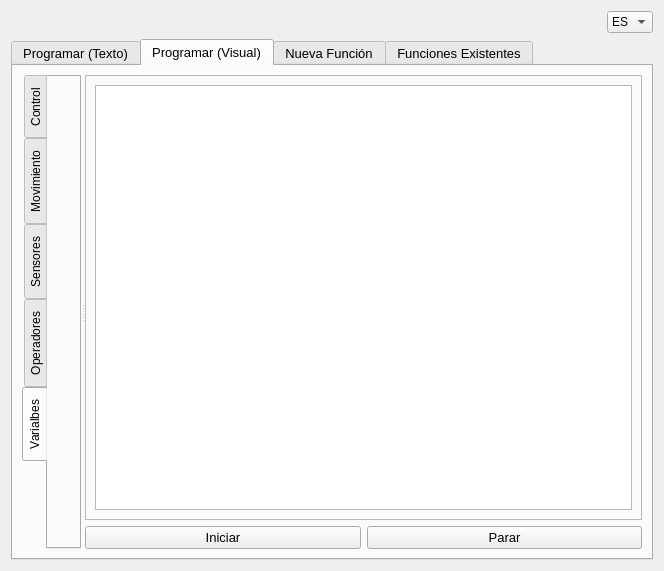
<?xml version="1.0" encoding="UTF-8"?>
<ui version="4.0">
 <class>Dialog</class>
 <widget class="QDialog" name="Dialog">
  <property name="geometry">
   <rect>
    <x>0</x>
    <y>0</y>
    <width>664</width>
    <height>571</height>
   </rect>
  </property>
  <property name="windowTitle">
   <string>Dialog</string>
  </property>
  <layout class="QGridLayout" name="gridLayout_2">
   <item row="1" column="0">
    <widget class="QTabWidget" name="Tabwi">
     <property name="font">
      <font>
       <pointsize>10</pointsize>
      </font>
     </property>
     <property name="whatsThis">
      <string>&lt;html&gt;&lt;head/&gt;&lt;body&gt;&lt;p&gt;H&lt;/p&gt;&lt;p&gt;&lt;br/&gt;&lt;/p&gt;&lt;/body&gt;&lt;/html&gt;</string>
     </property>
     <property name="tabPosition">
      <enum>QTabWidget::North</enum>
     </property>
     <property name="tabShape">
      <enum>QTabWidget::Rounded</enum>
     </property>
     <property name="currentIndex">
      <number>1</number>
     </property>
     <widget class="QWidget" name="program_text">
      <attribute name="title">
       <string>Programar (Texto)</string>
      </attribute>
      <layout class="QHBoxLayout" name="horizontalLayout">
       <item>
        <layout class="QVBoxLayout" name="verticalLayout_6">
         <item>
          <widget class="QLabel" name="label_3">
           <property name="text">
            <string>Programa</string>
           </property>
          </widget>
         </item>
         <item>
          <widget class="QPlainTextEdit" name="plainTextEdit_2"/>
         </item>
        </layout>
       </item>
       <item>
        <layout class="QVBoxLayout" name="verticalLayout_5">
         <item>
          <widget class="QFrame" name="frame">
           <property name="minimumSize">
            <size>
             <width>320</width>
             <height>240</height>
            </size>
           </property>
           <property name="maximumSize">
            <size>
             <width>320</width>
             <height>240</height>
            </size>
           </property>
           <property name="frameShape">
            <enum>QFrame::StyledPanel</enum>
           </property>
           <property name="frameShadow">
            <enum>QFrame::Raised</enum>
           </property>
          </widget>
         </item>
         <item>
          <spacer name="verticalSpacer">
           <property name="orientation">
            <enum>Qt::Vertical</enum>
           </property>
           <property name="sizeHint" stdset="0">
            <size>
             <width>20</width>
             <height>40</height>
            </size>
           </property>
          </spacer>
         </item>
         <item>
          <layout class="QHBoxLayout" name="horizontalLayout_5">
           <item>
            <widget class="QPushButton" name="pushButton_3">
             <property name="text">
              <string>Iniciar</string>
             </property>
            </widget>
           </item>
           <item>
            <widget class="QPushButton" name="pushButton_4">
             <property name="text">
              <string>Parar</string>
             </property>
            </widget>
           </item>
          </layout>
         </item>
        </layout>
       </item>
      </layout>
     </widget>
     <widget class="QWidget" name="program_visual">
      <attribute name="title">
       <string>Programar (Visual)</string>
      </attribute>
      <layout class="QGridLayout" name="gridLayout">
       <item row="0" column="0">
        <widget class="QSplitter" name="splitter">
         <property name="orientation">
          <enum>Qt::Horizontal</enum>
         </property>
         <widget class="QTabWidget" name="tabWidget_2">
          <property name="font">
           <font>
            <pointsize>9</pointsize>
            <weight>50</weight>
            <italic>false</italic>
            <bold>false</bold>
            <strikeout>false</strikeout>
            <kerning>true</kerning>
           </font>
          </property>
          <property name="tabPosition">
           <enum>QTabWidget::West</enum>
          </property>
          <property name="currentIndex">
           <number>4</number>
          </property>
          <widget class="QWidget" name="control">
           <attribute name="title">
            <string>Control</string>
           </attribute>
          </widget>
          <widget class="QWidget" name="move">
           <attribute name="title">
            <string>Movimiento</string>
           </attribute>
          </widget>
          <widget class="QWidget" name="sensors">
           <attribute name="title">
            <string>Sensores</string>
           </attribute>
          </widget>
          <widget class="QWidget" name="operators">
           <attribute name="title">
            <string>Operadores</string>
           </attribute>
          </widget>
          <widget class="QWidget" name="vars">
           <attribute name="title">
            <string>Varialbes</string>
           </attribute>
          </widget>
         </widget>
         <widget class="QWidget" name="layoutWidget">
          <layout class="QVBoxLayout" name="verticalLayout_3">
           <item>
            <widget class="QFrame" name="frame_2">
             <property name="frameShape">
              <enum>QFrame::StyledPanel</enum>
             </property>
             <property name="frameShadow">
              <enum>QFrame::Raised</enum>
             </property>
             <layout class="QGridLayout" name="gridLayout_5">
              <item row="0" column="0">
               <widget class="QGraphicsView" name="view"/>
              </item>
             </layout>
            </widget>
           </item>
           <item>
            <layout class="QHBoxLayout" name="horizontalLayout_4">
             <item>
              <widget class="QPushButton" name="pushButton">
               <property name="text">
                <string>Iniciar</string>
               </property>
              </widget>
             </item>
             <item>
              <widget class="QPushButton" name="pushButton_2">
               <property name="text">
                <string>Parar</string>
               </property>
              </widget>
             </item>
            </layout>
           </item>
          </layout>
         </widget>
        </widget>
       </item>
      </layout>
     </widget>
     <widget class="QWidget" name="new_funtion">
      <property name="toolTip">
       <string>&lt;html&gt;&lt;head/&gt;&lt;body&gt;&lt;p&gt;ASD&lt;/p&gt;&lt;p&gt;&lt;br/&gt;&lt;/p&gt;&lt;/body&gt;&lt;/html&gt;</string>
      </property>
      <attribute name="title">
       <string>Nueva Función</string>
      </attribute>
      <layout class="QVBoxLayout" name="verticalLayout">
       <item>
        <layout class="QGridLayout" name="gridLayout_3">
         <item row="0" column="0">
          <widget class="QLabel" name="label">
           <property name="text">
            <string>Nombre Función</string>
           </property>
          </widget>
         </item>
         <item row="0" column="1">
          <widget class="QLabel" name="label_4">
           <property name="text">
            <string>TIpo</string>
           </property>
          </widget>
         </item>
         <item row="1" column="0">
          <widget class="QLineEdit" name="lineEdit"/>
         </item>
         <item row="1" column="1">
          <widget class="QComboBox" name="comboBox"/>
         </item>
        </layout>
       </item>
       <item>
        <layout class="QVBoxLayout" name="verticalLayout_2">
         <item>
          <widget class="QLabel" name="label_2">
           <property name="text">
            <string>Código de la Función</string>
           </property>
          </widget>
         </item>
         <item>
          <widget class="QPlainTextEdit" name="plainTextEdit"/>
         </item>
        </layout>
       </item>
      </layout>
     </widget>
     <widget class="QWidget" name="exist_funtion">
      <attribute name="title">
       <string>Funciones Existentes</string>
      </attribute>
      <layout class="QHBoxLayout" name="horizontalLayout_3">
       <item>
        <widget class="QListWidget" name="listWidget_3">
         <property name="maximumSize">
          <size>
           <width>181</width>
           <height>16777215</height>
          </size>
         </property>
        </widget>
       </item>
       <item>
        <layout class="QVBoxLayout" name="verticalLayout_8">
         <item>
          <layout class="QGridLayout" name="gridLayout_4">
           <item row="0" column="0">
            <widget class="QLabel" name="label_6">
             <property name="text">
              <string>Nombre Función</string>
             </property>
            </widget>
           </item>
           <item row="0" column="1">
            <widget class="QLabel" name="label_7">
             <property name="text">
              <string>TIpo</string>
             </property>
            </widget>
           </item>
           <item row="1" column="0">
            <widget class="QLineEdit" name="lineEdit_2"/>
           </item>
           <item row="1" column="1">
            <widget class="QComboBox" name="comboBox_2"/>
           </item>
          </layout>
         </item>
         <item>
          <layout class="QVBoxLayout" name="verticalLayout_4">
           <item>
            <widget class="QLabel" name="label_5">
             <property name="text">
              <string>Código de la Función</string>
             </property>
            </widget>
           </item>
           <item>
            <widget class="QPlainTextEdit" name="plainTextEdit_3"/>
           </item>
          </layout>
         </item>
        </layout>
       </item>
      </layout>
     </widget>
    </widget>
   </item>
   <item row="0" column="0">
    <layout class="QHBoxLayout" name="horizontalLayout_2">
     <item>
      <spacer name="horizontalSpacer">
       <property name="orientation">
        <enum>Qt::Horizontal</enum>
       </property>
       <property name="sizeHint" stdset="0">
        <size>
         <width>40</width>
         <height>20</height>
        </size>
       </property>
      </spacer>
     </item>
     <item>
      <widget class="QComboBox" name="language">
       <property name="maximumSize">
        <size>
         <width>85</width>
         <height>27</height>
        </size>
       </property>
       <item>
        <property name="text">
         <string>ES</string>
        </property>
       </item>
       <item>
        <property name="text">
         <string>EN</string>
        </property>
       </item>
      </widget>
     </item>
    </layout>
   </item>
  </layout>
 </widget>
 <resources/>
 <connections/>
</ui>
